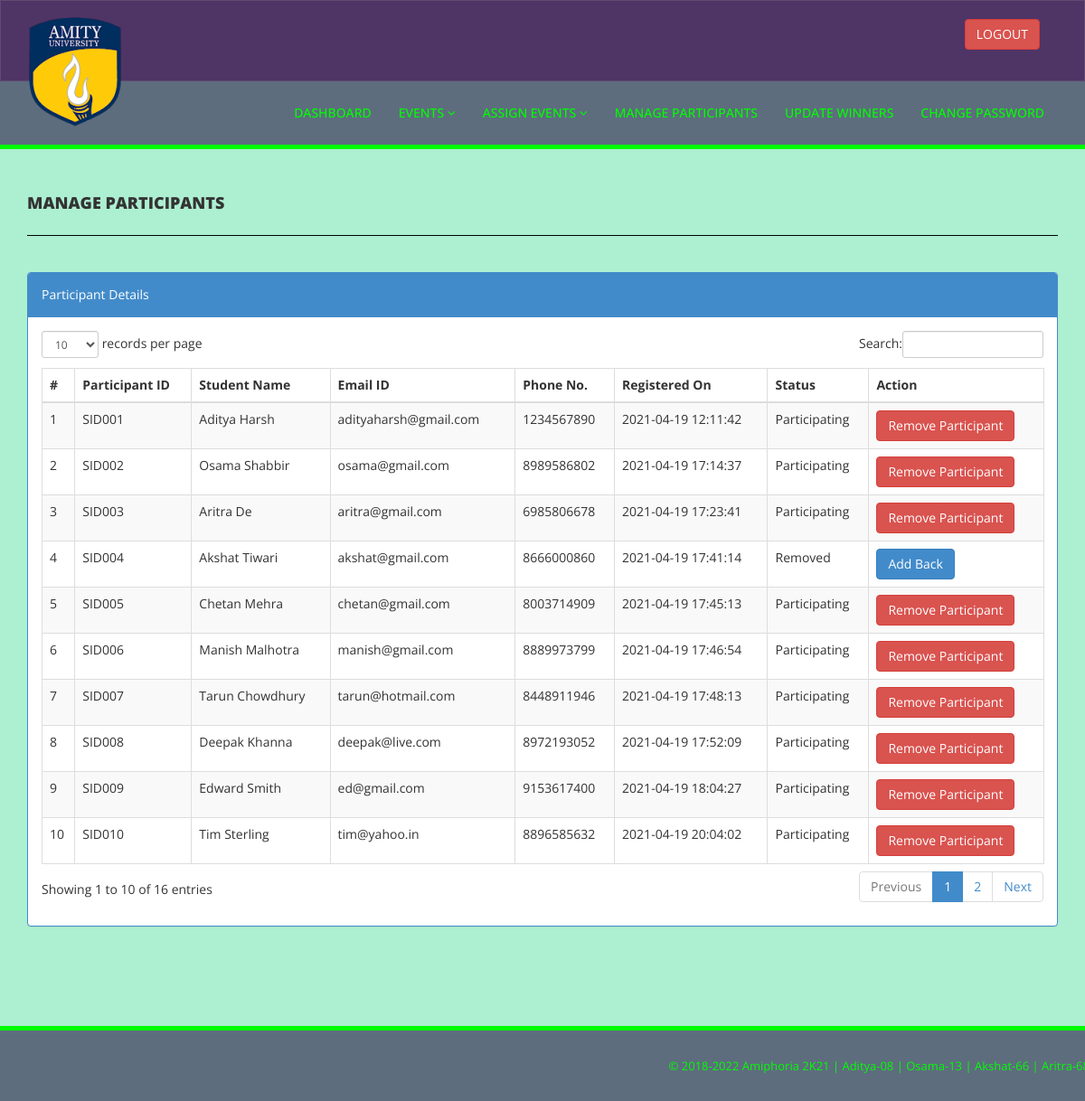
Screenshot of /admin/reg-participants.php (signed in) with the database file from the repository.
### tables this page shows
CREATE TABLE `tblstudents` (
  `id` int(200) NOT NULL,
  `StudentId` varchar(100) DEFAULT NULL,
  `FullName` varchar(120) DEFAULT NULL,
  `EmailId` varchar(120) DEFAULT NULL,
  `MobileNumber` char(11) DEFAULT NULL,
  `Password` varchar(120) DEFAULT NULL,
  `Status` int(1) DEFAULT NULL,
  `RegDate` timestamp NULL DEFAULT current_timestamp(),
  `UpdationDate` timestamp NULL DEFAULT NULL ON UPDATE current_timestamp()
);

### admin/reg-participants.php (the view, shortened to what this page needs)
<?php
include('includes/config.php');
if(strlen($_SESSION['alogin'])==0)
    {
header('location:index.php');
}
else{
    ?>
<!DOCTYPE html>
<html xmlns="http://www.w3.org/1999/xhtml">
<head>
    <link href="assets/css/bootstrap.css" rel="stylesheet" />
    <link href="assets/css/font-awesome.css" rel="stylesheet" />
    <link href="assets/js/dataTables/dataTables.bootstrap.css" rel="stylesheet" />
    <link href="assets/css/style.css" rel="stylesheet" />
</head>
<body>
<?php include('includes/header.php');?>
    <div class="content-wrapper">
         <div class="container">
        <div class="row pad-botm">
            <div class="col-md-12">
                <h4 class="header-line">Manage Participants</h4>
    </div>
        </div>
            <div class="row">
                <div class="col-md-12">
                    <div class="panel panel-primary">
                        <div class="panel-heading">
                          Participant Details
                        </div>
                        <div class="panel-body">
                            <div class="table-responsive">
                                <table class="table table-striped table-bordered table-hover" id="dataTables-example">
                                    <thead>
                                        <tr>
                                            <th>#</th>
                                            <th>Participant ID</th>
                                            <th>Student Name</th>
                                            <th>Email ID </th>
                                            <th>Phone No.</th>
                                            <th>Registered On</th>
                                            <th>Status</th>
                                            <th>Action</th>
                                        </tr>
                                    </thead>
                                    <tbody>
<?php $sql = "SELECT * from tblstudents";
$query = $dbh -> prepare($sql);
$query->execute();
$results=$query->fetchAll(PDO::FETCH_OBJ);
$cnt=1;
if($query->rowCount() > 0)
{
foreach($results as $result)
{               ?>
                                        <tr class="odd gradeX">
                                            <td class="center"><?php echo htmlentities($cnt);?></td>
                                            <td class="center"><?php echo htmlentities($result->StudentId);?></td>
                                            <td class="center"><?php echo htmlentities($result->FullName);?></td>
                                            <td class="center"><?php echo htmlentities($result->EmailId);?></td>
                                            <td class="center"><?php echo htmlentities($result->MobileNumber);?></td>
                                             <td class="center"><?php echo htmlentities($result->RegDate);?></td>
                                            <td class="center"><?php if($result->Status==1)
                                            {
                                                echo htmlentities("Participating");
                                            } else {
                                            echo htmlentities("Removed");
}
                                            ?></td>
                                            <td class="center">
<?php if($result->Status==1)
 {?>
<a href="reg-participants.php?inid=<?php echo htmlentities($result->id);?>" onclick="return confirm('Are you sure you want to remove this Participant?');"" >  <button class="btn btn-danger">Remove Participant</button>
<?php } else {?>
                                            <a href="reg-participants.php?id=<?php echo htmlentities($result->id);?>" onclick="return confirm('Are you sure you want to Add back this Participant?');""><button class="btn btn-primary">Add Back</button>
                                            <?php } ?>
                                            </td>
                                        </tr>
 <?php $cnt=$cnt+1;}} ?>
                                    </tbody>
                                </table>
                            </div>
                        </div>
                    </div>
                </div>
            </div>
    </div>
    </div>
  <?php include('includes/footer.php');?>
</body>
</html>
<?php } ?>

### admin/assets/css/style.css (style rules this page uses)
.content-wrapper { margin-top: 40px; min-height:800px; padding-bottom:90px; }
.header-line { font-weight:900; padding-bottom:25px; border-bottom:1px solid black; text-transform:uppercase; }
.pad-botm { padding-bottom:30px; }

### rows the page displays
tblstudents: StudentId "SID001", FullName "Aditya Harsh", EmailId "adityaharsh@gmail.com", MobileNumber "1234567890", RegDate "2021-04-19 12:11:42"
tblstudents: StudentId "SID002", FullName "Osama Shabbir", EmailId "osama@gmail.com", MobileNumber "8989586802", RegDate "2021-04-19 17:14:37"
tblstudents: StudentId "SID003", FullName "Aritra De", EmailId "aritra@gmail.com", MobileNumber "6985806678", RegDate "2021-04-19 17:23:41"
tblstudents: StudentId "SID004", FullName "Akshat Tiwari", EmailId "akshat@gmail.com", MobileNumber "8666000860", RegDate "2021-04-19 17:41:14"
tblstudents: StudentId "SID005", FullName "Chetan Mehra", EmailId "chetan@gmail.com", MobileNumber "8003714909", RegDate "2021-04-19 17:45:13"
tblstudents: StudentId "SID006", FullName "Manish Malhotra", EmailId "manish@gmail.com", MobileNumber "8889973799", RegDate "2021-04-19 17:46:54"
tblstudents: StudentId "SID007", FullName "Tarun Chowdhury", EmailId "tarun@hotmail.com", MobileNumber "8448911946", RegDate "2021-04-19 17:48:13"
tblstudents: StudentId "SID008", FullName "Deepak Khanna", EmailId "deepak@live.com", MobileNumber "8972193052", RegDate "2021-04-19 17:52:09"
tblstudents: StudentId "SID009", FullName "Edward Smith", EmailId "ed@gmail.com", MobileNumber "9153617400", RegDate "2021-04-19 18:04:27"
tblstudents: StudentId "SID010", FullName "Tim Sterling", EmailId "tim@yahoo.in", MobileNumber "8896585632", RegDate "2021-04-19 20:04:02"
